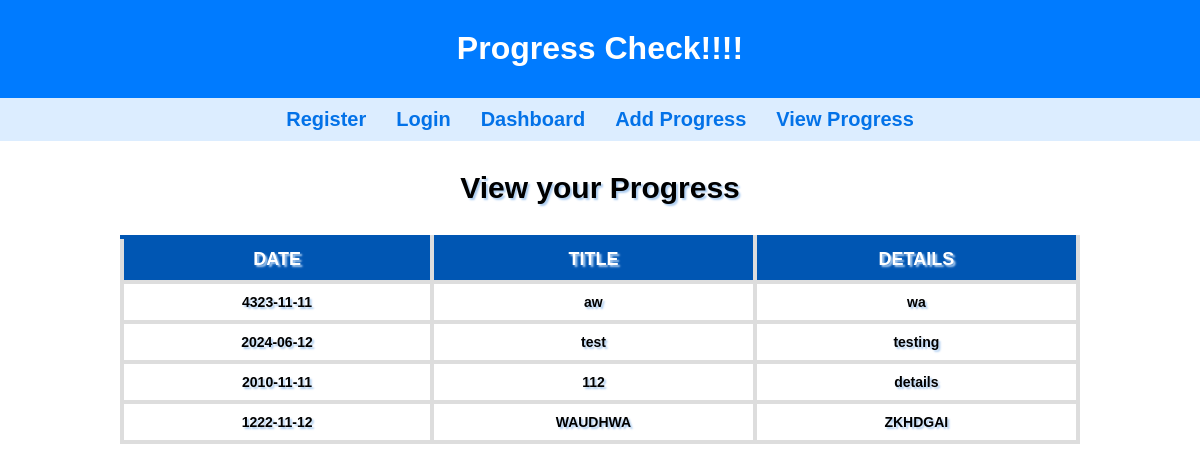
/view_progress (signed in), run on an earlier commit of the app's database.
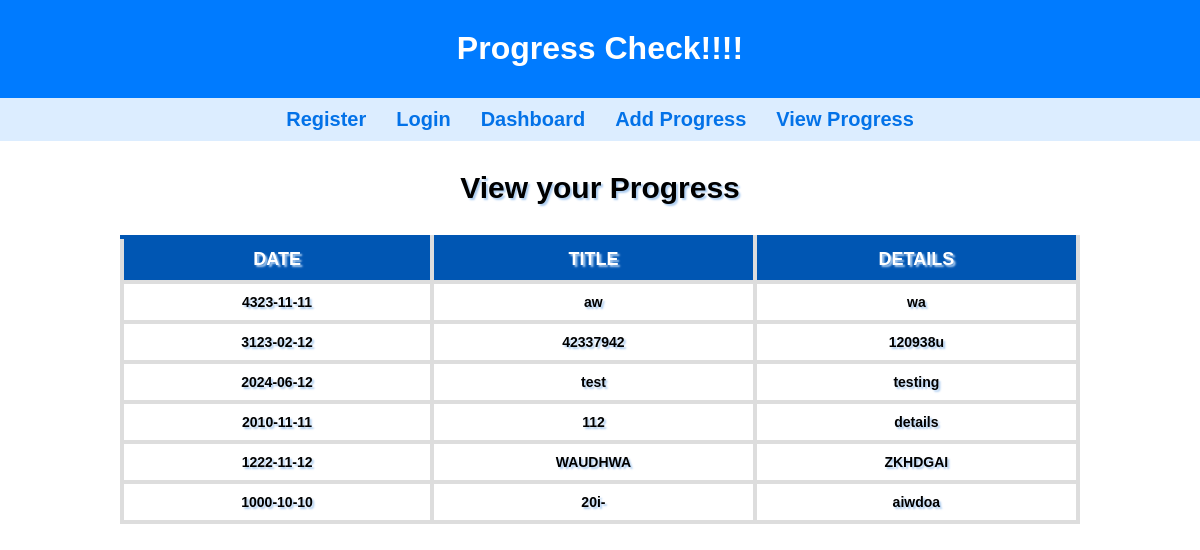
And on a later commit of the database.
### tables this page shows
CREATE TABLE ProgressLogs (
    id INTEGER PRIMARY KEY AUTOINCREMENT,
    user_id INTEGER NOT NULL,
    date TEXT NOT NULL,
    title TEXT NOT NULL,
    details TEXT NOT NULL,
    image_path TEXT
);

### app.py (the view)
@app.route('/view_progress', methods=['GET', 'POST'])
def view_progress():
    if 'user_id' not in session:
        flash("Please log in to view your progress.", 'error')
        return redirect(url_for('login'))
    conn = get_db_connection()
    cursor = conn.cursor()
    cursor.execute(f'SELECT * FROM ProgressLogs WHERE user_id = {session["user_id"]} ORDER BY date DESC')
    posts = cursor.fetchall()
    conn.close()
    return render_template('viewProgress.html', posts = posts)

### app.py (called while the page is built)
def get_db_connection():
    conn = sqlite3.connect('database.db')
    conn.row_factory = sqlite3.Row  # Allows accessing columns by name
    return conn

### templates/viewProgress.html (shortened to what this page needs)
{% extends 'base.html' %}
{% block heading %}Progress Check!!!!{% endblock %}
{% block content %}
    <p>View your Progress</p>
    {% if posts %}
        <table>
                <tr>
                    <th>DATE</th>
                    <th>TITLE</th>
                    <th>DETAILS</th>
                </tr>
            {% for post in posts %}
                <tr>
                    <td>{{ post.date }}</td>
                    <td>{{ post.title }}</td>
                    <td>{{ post.details }}</td>
                </tr>
            {% endfor %}
        </table>
    {% else %}
        <p>No progress logs found.</p>
    {% endif %}
{% endblock %}

### templates/base.html (shortened to what this page needs)
<!DOCTYPE html>
<html lang="en">
<head>
    <link rel="stylesheet" href="{{ url_for('static', filename='styles.css') }}">
</head>
<body>
    <header>
        <h1>{% block heading %}Smart Study Quiz App{% endblock %}</h1>
    </header>
    <nav>
        <a href="{{ url_for('register') }}">Register</a>
        <a href="{{ url_for('login') }}">Login</a>
        <a href="{{ url_for('dashboard') }}">Dashboard</a>
        <a href="{{ url_for('add_progress') }}">Add Progress</a>
        <a href="{{ url_for('view_progress') }}">View Progress</a>
    </nav>
    <content>
        <flash>
            {% block content %}
            {% endblock %}
        </flash>
    </content>
</body>
</html>

### static/styles.css (style rules this page uses)
body { color: black; font-family: 'Franklin Gothic Medium', 'Arial Narrow', Arial, sans-serif; margin: 0; padding: 0; background-color: white; color: black; }
header { background-color: #007BFF; color: white; padding: 10px 20px; text-align: center; }
nav, .navbar { width: 100%; display: flex; justify-content: center; padding: 10px 0; background-color: #d0e7ffbd; }
nav a, .navbar a { margin: 0 15px; text-decoration: none; color: #0372e8; font-weight: bold; position: relative; font-size: 20px; }
nav a::after, .navbar a::after { content: ""; position: absolute; left: 50%; bottom: -6px; transform: translateX(-50%) scaleX(0); transform-origin: center; width: 60%; height: 3px; background-color: #0056b3; border-radius: 2px; opacity: 0; transition: transform 350ms cubic-bezier(0.19, 1, 0.22, 1), opacity 500ms ease; }
h1 { color: white; text-align: center; margin-top: 20px; }
content { margin-bottom: 10px; font-size: 30px; text-align: center; text-shadow: #abccf0 2px 2px 2px; margin-top: 20px; font-weight: bold; border-radius: 10px; font-family: 'Trebuchet MS', 'Lucida Sans Unicode', 'Lucida Grande', 'Lucida Sans', Arial, sans-serif; }
table { width: 80%; margin: 20px auto; border-collapse: collapse; }
th { background-color:#0056b3; color: white; font-size: 18px; padding: 10px; text-align: center; border-left: 4px solid #ddd; border-right: 4px solid #ddd; border-top: #0056b3 4px solid; }
td { font-size: 14px; padding: 10px; text-align: center; border: 4px solid #ddd; }

What changed in the data, as far as the page shows it:
added ProgressLogs: date "3123-02-12", title "42337942", details "120938u"
added ProgressLogs: date "1000-10-10", title "20i-", details "aiwdoa"
